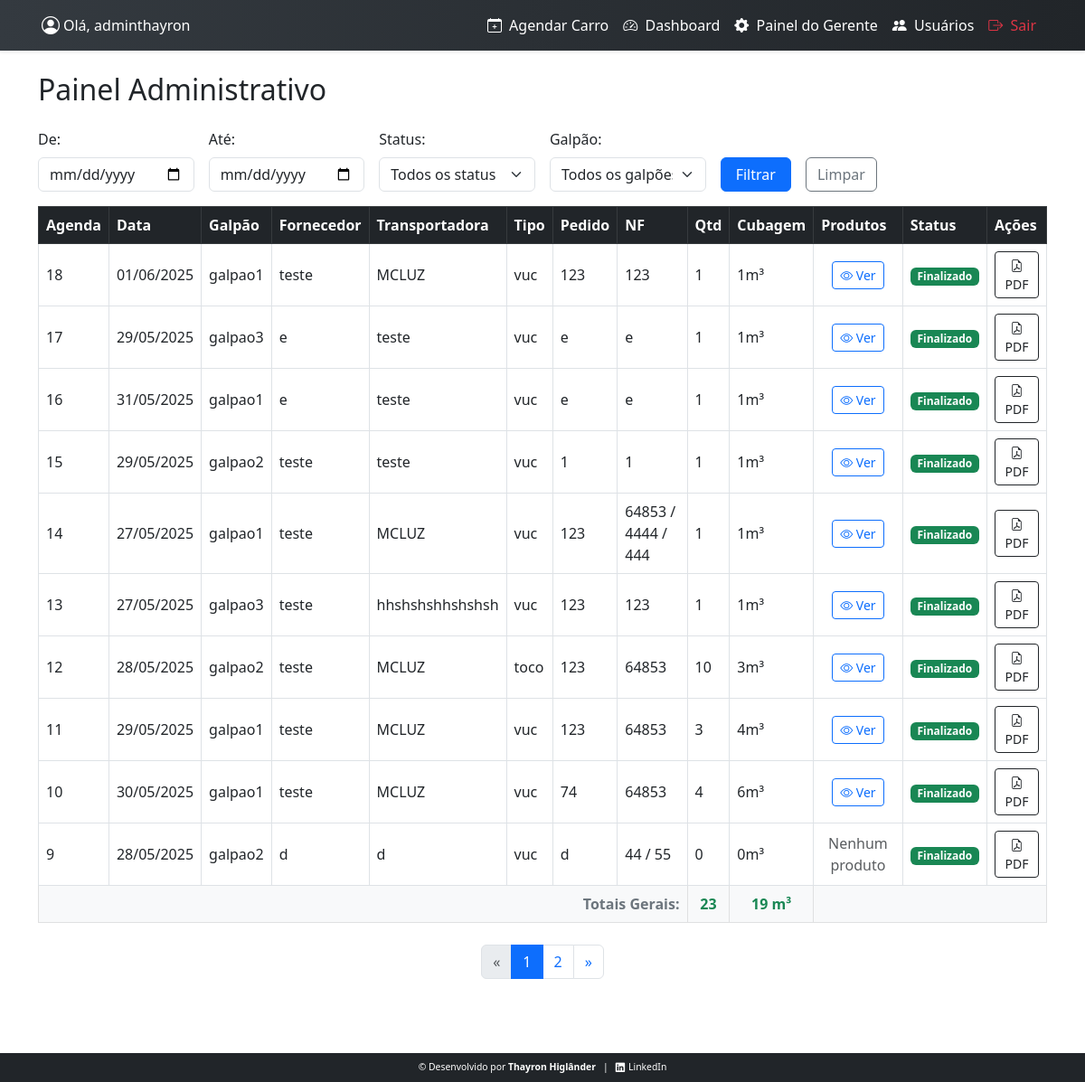
Before: /painel-gerente/ (signed in) with the older database file.
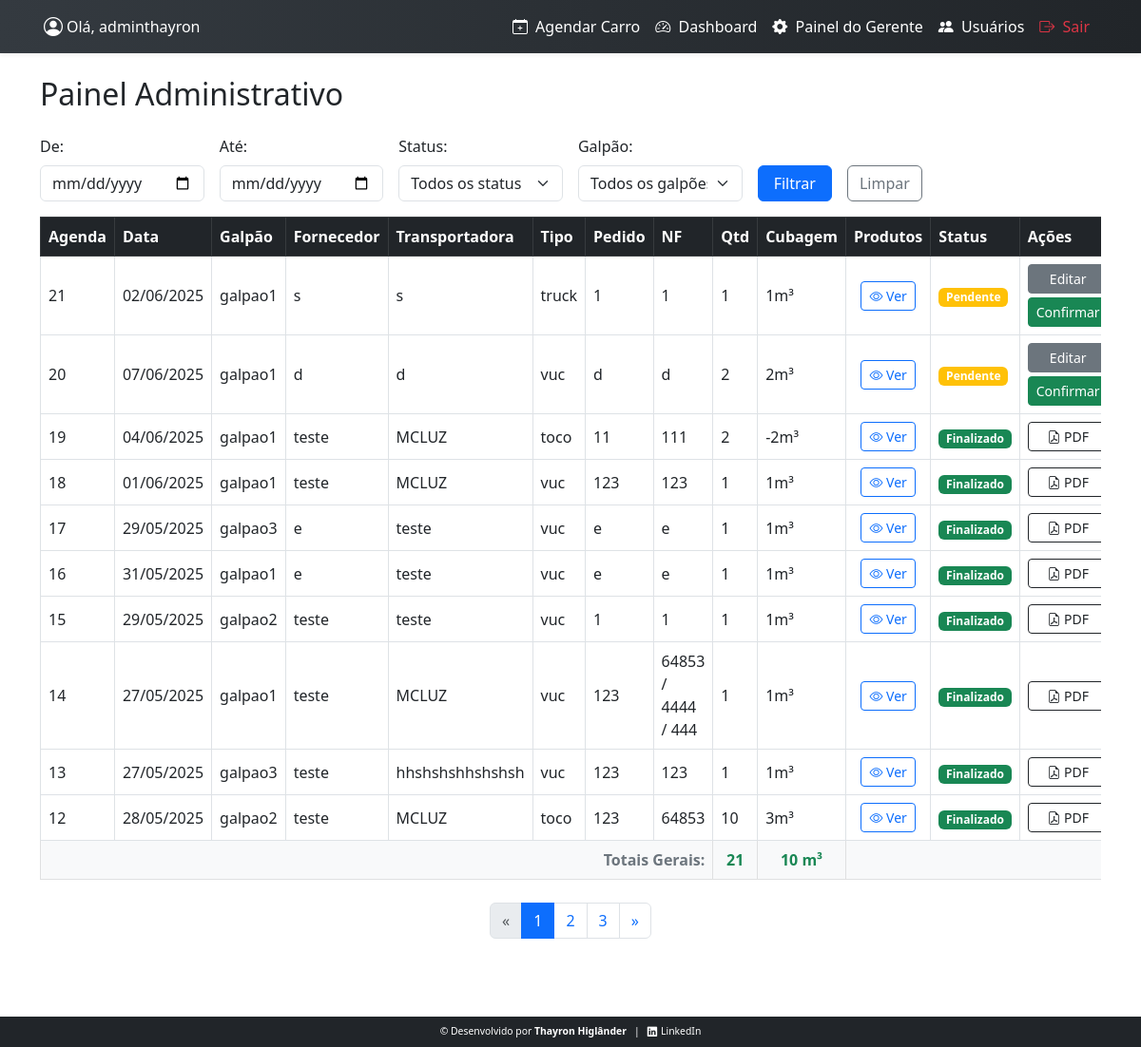
After: the same page with the newer database file.
### agendamentos/models.py (models this page shows, shortened)
class Agendamento(models.Model):
    usuario = models.ForeignKey(settings.AUTH_USER_MODEL, on_delete=models.CASCADE)
    data_hora = models.DateTimeField()
    cnpj = models.CharField(max_length=18)
    fornecedor = models.CharField(max_length=100)
    email = models.EmailField(max_length=500)
    transportadora = models.CharField(max_length=100)
    nota_fiscal = models.CharField(max_length=100)
    pedido = models.CharField(max_length=100,null=True,blank=True)
    GALPAO_CHOICES = [
        ('galpao1', 'galpão1'),
        ('galpao2', 'galpão2'),
        ('galpao3', 'galpão3'),
        ('galpao4', 'galpão4'),
    ]
    galpao = models.CharField("Galpão", max_length=20,choices=GALPAO_CHOICES,null=True,blank=True)
    TIPO_CARRO_CHOICES = [
        ('vuc', 'VUC'),
        ('toco', 'Toco'),
        ('truck', 'Truck'),
        ('carreta', 'Carreta'),
    ]
    tipo_carro = models.CharField("Tipo", max_length=20,choices=TIPO_CARRO_CHOICES,)
    STATUS_CHOICES = [
        ('pendente', 'Pendente'),
        ('confirmado', 'Confirmado'),
        ('cancelado', 'Cancelado'),
        ('finalizado', 'Finalizado'),
        ('atrasado', 'Atrasado'),
    ]
    status = models.CharField(max_length=20, choices=STATUS_CHOICES, default='pendente')
    criado_em = models.DateTimeField(auto_now_add=True)
    def cubagem_total(self):
        return self.itens.aggregate(total=Sum('cubagem'))['total'] or 0
    def quantidade_total(self):
        return self.itens.aggregate(total=Sum('quantidade'))['total'] or 0

### agendamentos/views.py (the view)
# urls.py: path('painel-gerente/', views.painel_gerente, name='painel_gerente'),
@login_required
@user_passes_test(is_gerente)
def painel_gerente(request):
    agora = timezone.now()
    hoje = agora.date()
    Agendamento.objects.filter(
        status='confirmado',
        data_hora__date__lt=hoje
    ).update(status='atrasado')
    data_inicial = request.GET.get('data_inicial')
    data_final = request.GET.get('data_final')
    status = request.GET.get('status')
    mercadoria = request.GET.get('mercadoria')
    galpao = request.GET.get('galpao')
    agendamentos = Agendamento.objects.all()
    if data_inicial:
        try:
            data_inicial_date = datetime.strptime(data_inicial, '%Y-%m-%d').date()
            agendamentos = agendamentos.filter(data_hora__date__gte=data_inicial_date)
        except ValueError:
            data_inicial = ''
    if data_final:
        try:
            data_final_date = datetime.strptime(data_final, '%Y-%m-%d').date()
            agendamentos = agendamentos.filter(data_hora__date__lte=data_final_date)
        except ValueError:
            data_final = ''
    if status:
        agendamentos = agendamentos.filter(status=status)
    if mercadoria:
        agendamentos = agendamentos.filter(itens__mercadoria__icontains=mercadoria).distinct()
    if galpao:
        agendamentos = agendamentos.filter(galpao__icontains=galpao)
    agendamentos = agendamentos.order_by('-id')
    paginator = Paginator(agendamentos, 10)
    page_number = request.GET.get('page')
    page_obj = paginator.get_page(page_number)
    itens_filtrados = AgendamentoProduto.objects.filter(agendamento__in=page_obj.object_list)
    soma_quantidade = itens_filtrados.aggregate(Sum('quantidade'))['quantidade__sum'] or 0
    soma_cubagem = itens_filtrados.aggregate(Sum('cubagem'))['cubagem__sum'] or 0
    context = {
        'page_obj': page_obj,
        'data_inicial': data_inicial,
        'data_final': data_final,
        'mercadoria': mercadoria,
        'status': status,
        'galpao': galpao,
        'status_choices': Agendamento.STATUS_CHOICES,
        'galpao_choices': Agendamento.GALPAO_CHOICES,
        'soma_quantidade': soma_quantidade,
        'soma_cubagem': soma_cubagem,
    }
    return render(request, 'agendamento/painel_gerente.html', context)

### agendamentos/views.py (called while the page is built)
def is_gerente(user):
    return user.is_authenticated and user.is_gerente

### templates/agendamento/painel_gerente.html (shortened to what the changed rows need)
{% extends 'base.html' %}
{% block content %}
<h2 class="mb-4">Painel Administrativo</h2>
<div class="table-responsive">
    <table class="table table-bordered table-hover align-middle mb-4">
        <thead class="table-dark">
            <tr>
                <th>Agenda</th>
                <th>Data</th>
                <th>Galpão</th>
                <th>Fornecedor</th>
                <th>Transportadora</th>
                <th>Tipo</th>
                <th>Pedido</th>
                <th>NF</th>
                <th>Qtd</th>
                <th>Cubagem</th>
                <th>Produtos</th>
                <th>Status</th>
                <th>Ações</th>
            </tr>
        </thead>
        <tbody>
            {% for ag in page_obj %}
                <tr>
                    <td>{{ ag.id }}</td>
                    <td>{{ ag.data_hora|date:"d/m/Y" }}</td>
                    <td>{{ ag.galpao }}</td>
                    <td>{{ ag.fornecedor }}</td>
                    <td>{{ ag.transportadora }}</td>
                    <td>{{ ag.tipo_carro }}</td>
                    <td>{{ ag.pedido }}</td>
                    <td>{{ ag.nota_fiscal }}</td>
                    <td>{{ ag.quantidade_total|floatformat:"-2" }}</td>
                    <td>{{ ag.cubagem_total|floatformat:"-2" }}m³</td>
                    <td class="text-center">
                        {% if ag.itens.exists %}
                            <button type="button" class="btn btn-outline-primary btn-sm" data-bs-toggle="modal" data-bs-target="#produtosModal{{ ag.id }}">
                                <i class="bi bi-eye"></i> Ver
                            </button>
                        {% else %}
                            <span class="text-muted">Nenhum produto</span>
                        {% endif %}
                    </td>
                    <td>
                        {% if ag.status == 'pendente' %}
                            <span class="badge bg-warning">Pendente</span>
                        {% elif ag.status == 'confirmado' %}
                            <span class="badge bg-info">Confirmado</span>
                        {% elif ag.status == 'cancelado' %}
                            <span class="badge bg-danger">Cancelado</span>
                        {% elif ag.status == 'finalizado' %}
                            <span class="badge bg-success">Finalizado</span>
                        {% elif ag.status == 'atrasado' %}
                            <span class="badge bg-dark">Atrasado</span>
                        {% endif %}
                    </td>
                    <td>
                        {% if ag.status == 'pendente'%}
                            <a href="{% url 'agendamento_editar' ag.pk %}" class="btn btn-secondary btn-sm mb-1 w-100">Editar</a>
                            <a href="{% url 'confirmar_agendamento' ag.id %}" class="btn btn-success btn-sm w-100">Confirmar</a>
                        {% elif ag.status == 'confirmado'  or ag.status == 'atrasado'%}
                            <a href="{% url 'agendamento_editar' ag.pk %}" class="btn btn-secondary btn-sm mb-1 w-100">Editar</a>
                            <a href="{% url 'finalizar_agendamento' ag.id %}" class="btn btn-primary btn-sm w-100">Finalizar</a>
                        {% else %}
                            <a href="{% url 'baixar_agendamento_pdf' ag.id %}" class="btn btn-outline-dark btn-sm w-100" target="_blank">
                                <i class="bi bi-file-earmark-pdf"></i> PDF
                            </a>
                        {% endif %}
                    </td>
                </tr>
            {% empty %}
                <tr>
                    <td colspan="13" class="text-center">Nenhum agendamento encontrado.</td>
                </tr>
            {% endfor %}
        </tbody>
        <tfoot class="table-light">
            <tr>
                <td colspan="8" class="text-end fw-bold text-secondary">Totais Gerais:</td>
                <td class="fw-bold text-success text-center">
                    {{ soma_quantidade|floatformat:"-2" }}
                </td>
                <td class="fw-bold text-success text-center">
                    {{ soma_cubagem|floatformat:"-2" }} m³
                </td>
                <td colspan="3"></td>
            </tr>
        </tfoot>
    </table>
</div>
{% include 'paginacao.html' %}
{% endblock %}

Changed rows visible on the page:
no longer on this page (row unchanged): Agendamento: id "11", data_hora "29/05/2025", galpao "galpao1", fornecedor "teste", transportadora "MCLUZ", tipo_carro "vuc", pedido "123", nota_fiscal "64853", quantidade_total "3", cubagem_total "4", status "Finalizado"
no longer on this page (row unchanged): Agendamento: id "10", data_hora "30/05/2025", galpao "galpao1", fornecedor "teste", transportadora "MCLUZ", tipo_carro "vuc", pedido "74", nota_fiscal "64853", quantidade_total "4", cubagem_total "6", status "Finalizado"
no longer on this page (row unchanged): Agendamento: id "9", data_hora "28/05/2025", galpao "galpao2", fornecedor "d", transportadora "d", tipo_carro "vuc", pedido "d", nota_fiscal "44 / 55", quantidade_total "0", cubagem_total "0", shows "Nenhum produto", status "Finalizado"
added Agendamento: id "21", data_hora "02/06/2025", galpao "galpao1", fornecedor "s", transportadora "s", tipo_carro "truck", pedido "1", nota_fiscal "1", quantidade_total "1", cubagem_total "1", status "Pendente"
added Agendamento: id "20", data_hora "07/06/2025", galpao "galpao1", fornecedor "d", transportadora "d", tipo_carro "vuc", pedido "d", nota_fiscal "d", quantidade_total "2", cubagem_total "2", status "Pendente"
added Agendamento: id "19", data_hora "04/06/2025", galpao "galpao1", fornecedor "teste", transportadora "MCLUZ", tipo_carro "toco", pedido "11", nota_fiscal "111", quantidade_total "2", cubagem_total "-2", status "Finalizado"
Other visible differences:
{{ soma_quantidade|floatformat:"-2" }}: "23" → "21"
{{ soma_cubagem|floatformat:"-2" }}: "19" → "10"
new list line: "3"
